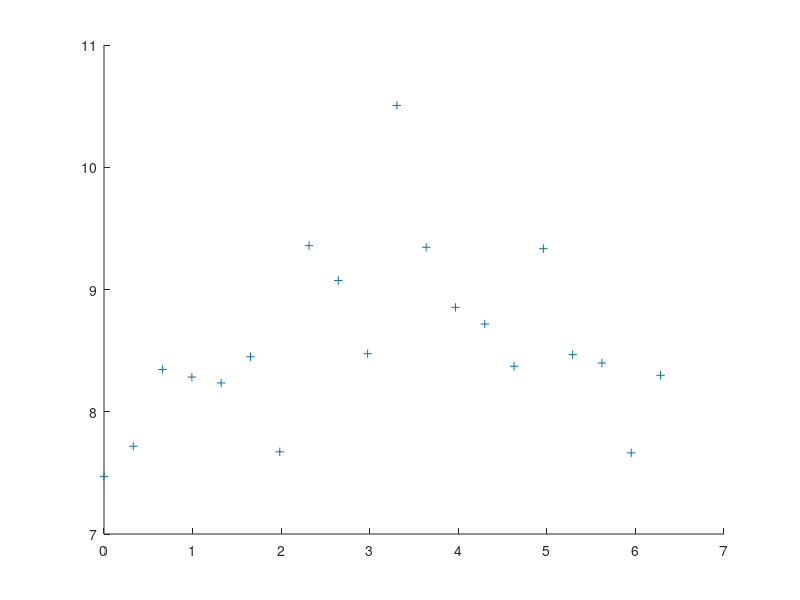

Write the MATLAB code that produced this figure. (Note: this script raises an error after producing the figure.)
function curveFit
close all;
% 随机生成简谐曲线
N = 20;
x0 = linspace(0, 2*pi, N);
y0 = 5*rand * sin(x0 + 2*pi * rand) + 10 * rand;
y0 = y0 + 2*rand(1,20); % 产生随机误差
scatter(x0, y0, '+'); % 画出散点
hold on;

% Nelder-Mead 求方差最小值点
f = @(x) norm( x(1)*sin(x0 + x(2)) + x(3) - y0 );
c = NelderMead(f, [5, 1, 5], 1e-7);
% 画拟合结果
x = linspace(0, 2*pi, 50);
y1 = c(1) * sin(x + c(2)) + c(3);
plot(x, y1);

% 解线性方程组求方差最小值点
c = sinfit(x0, y0);
% 画拟合结果
y2 = c(1)*cos(x) + c(2)*sin(x) + c(3);
plot(x, y2, '.');
end

% 拟合简谐曲线
% y = C(1)*cos(x) + C(2)*sin(x) + C(3)
function C = sinfit(x, y)
N = numel(x);
cosx = cos(x); sinx = sin(x);
sc = sum(sinx.*cosx);
s = sum(sinx); c = sum(cosx);
% 系数矩阵
M = [sum(cosx.^2), sc          , c;
               sc, sum(sinx.^2), s;
                c,            s, N];
b = [sum(y.*cosx); sum(y.*sinx); sum(y)];
C = M\b; % 解线性方程组
end
